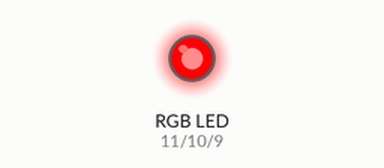
Simulated run of this sketch. Board: Arduino Uno, built with avr-gcc and run on an emulated ATmega328P. Shown: an RGB LED mixed from three pins (HIGH = lit).

Above: at 0.05 s.
At 3.95 s:
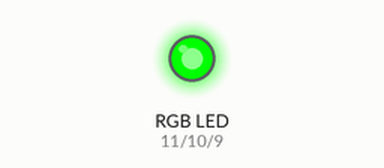
At 5.95 s:
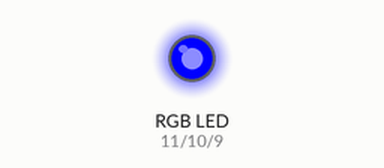
At 7.95 s:
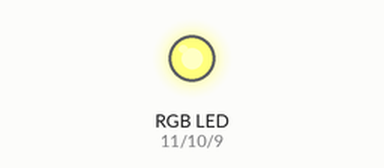
At 11.95 s:
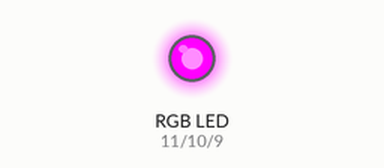
At 15.95 s:
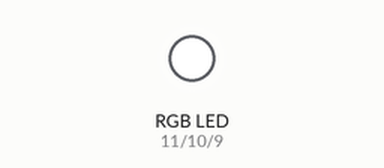
Timing chart, 0 to 20.8 s (numbered marks = the images above):
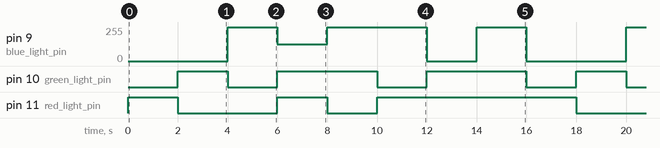

Measured:
- by itself, pin 9 (blue_light_pin): repeats every 16.0 s: 125/255 2.0 s, 255/255 4.0 s, 0/255 2.0 s, 255/255 2.0 s, 0/255 4.0 s, 255/255 2.0 s
- by itself, pin 10 (green_light_pin): repeats every 16.0 s: 2 × (LOW 2.0 s, HIGH 4.0 s), LOW 2.0 s, HIGH 2.0 s
- by itself, pin 11 (red_light_pin): repeats every 16.0 s: LOW 4.0 s, HIGH 2.0 s, LOW 2.0 s, HIGH 8.0 s

The sketch:

RGBLEDTutorial.ino
```cpp
int red_light_pin= 11;
int green_light_pin = 10;
int blue_light_pin = 9;
void setup() {
  pinMode(red_light_pin, OUTPUT);
  pinMode(green_light_pin, OUTPUT);
  pinMode(blue_light_pin, OUTPUT);
}
void loop() {
  RGB_color(255, 0, 0); // Red
  delay(2000);
  RGB_color(0, 255, 0); // Green
  delay(2000);
  RGB_color(0, 0, 255); // Blue
  delay(2000);
  RGB_color(255, 255, 125); // Raspberry
  delay(2000);
  RGB_color(0, 255, 255); // Cyan
  delay(2000);
  RGB_color(255, 0, 255); // Magenta
  delay(2000);
  RGB_color(255, 255, 0); // Yellow
  delay(2000);
  RGB_color(255, 255, 255); // White
  delay(2000);
}
void RGB_color(int red_light_value, int green_light_value, int blue_light_value)
 {
  analogWrite(red_light_pin, red_light_value);
  analogWrite(green_light_pin, green_light_value);
  analogWrite(blue_light_pin, blue_light_value);
}
```
